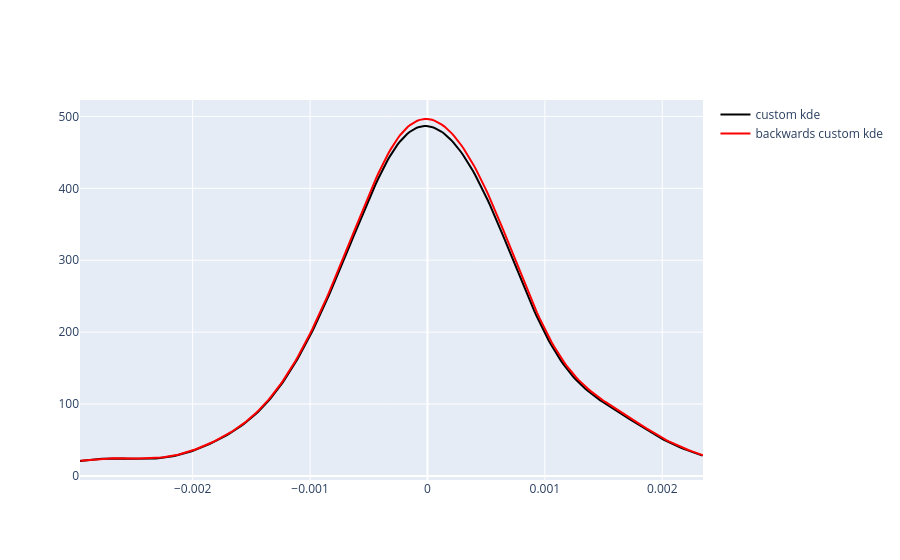

Notebook cell for this chart:
### Code cell
fig = go.Figure()

# Gaussian KDE
fig.add_trace(
    go.Scatter(
        x=kde.grid,
        y=density,
        mode="lines",
        name="custom kde",
        line=dict(color="black")
    )
)

# Gaussian KDE
fig.add_trace(
    go.Scatter(
        x=dSup,
        y=dens,
        mode="lines",
        name="backwards custom kde",
        line=dict(color="red")
    )
)


fig.show()

### Figure 1 — Plotly figure (JSON) as saved in the notebook; plotly's stock layout.template omitted (floating-point values rounded to 4 significant figures; data arrays with more than 128 entries replaced by an {"elided": "..."} marker saying what was removed)
{"data": [{"line": {"color": "black"}, "mode": "lines", "name": "custom kde", "type": "scatter", "x": {"elided": "256 float values"}, "y": {"elided": "256 float values"}}, {"line": {"color": "red"}, "mode": "lines", "name": "backwards custom kde", "type": "scatter", "x": {"elided": "256 float values"}, "y": {"elided": "256 float values"}}], "layout": {}}
